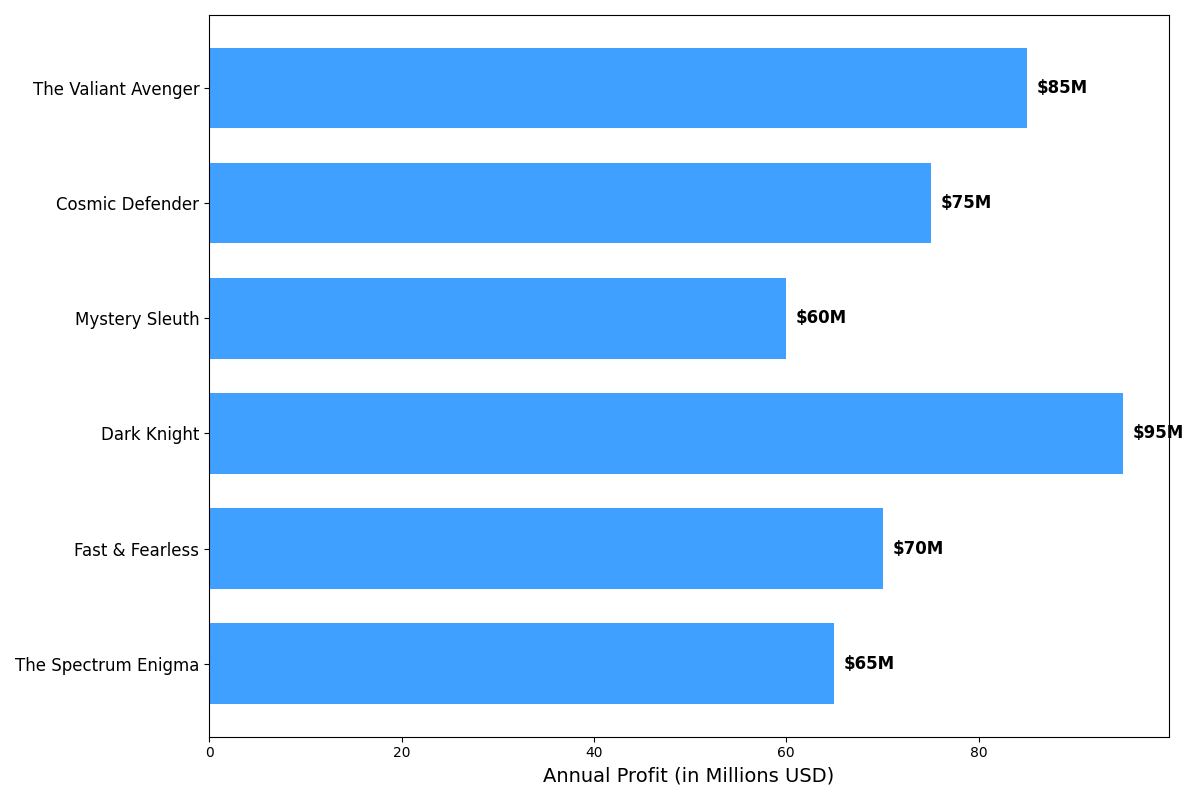

Reproduce this figure in Python.
import matplotlib.pyplot as plt
import numpy as np

comic_series = [
    'The Valiant Avenger',
    'Cosmic Defender',
    'Mystery Sleuth',
    'Dark Knight',
    'Fast & Fearless',
    'The Spectrum Enigma'
]
annual_profits = [85, 75, 60, 95, 70, 65]

fig, ax = plt.subplots(figsize=(12, 8))
single_color = '#1e90ff'

bars = ax.barh(np.arange(len(comic_series)), annual_profits, color=single_color, height=0.7, alpha=0.85)

for bar in bars:
    ax.annotate(f"${bar.get_width()}M", 
                 xy=(bar.get_width() + 1, bar.get_y() + bar.get_height() / 2),
                 va='center', ha='left', color='black', fontsize=12, fontweight='bold')

ax.set_xlabel('Annual Profit (in Millions USD)', fontsize=14)
ax.set_yticks(np.arange(len(comic_series)))
ax.set_yticklabels(comic_series, fontsize=12)

ax.invert_yaxis()

plt.tight_layout()
plt.show()
